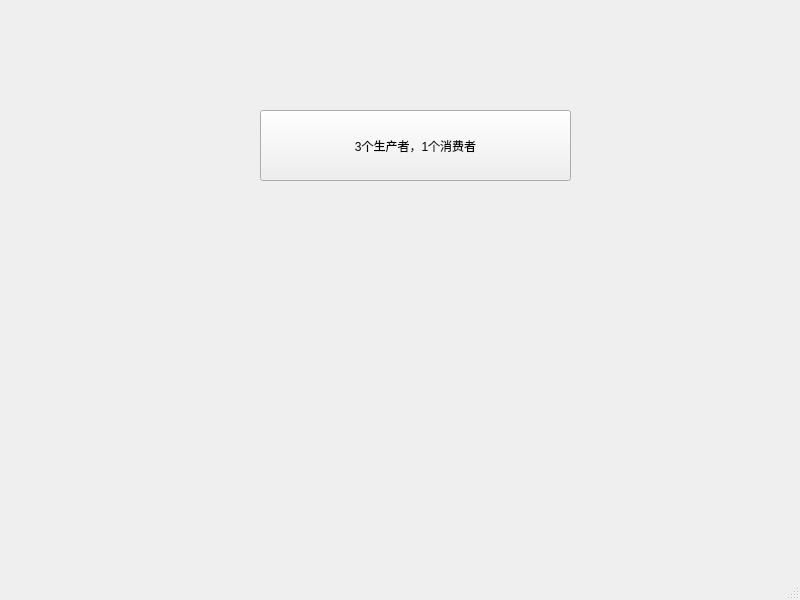
<?xml version="1.0" encoding="UTF-8"?>
<ui version="4.0">
 <class>MainWindow</class>
 <widget class="QMainWindow" name="MainWindow">
  <property name="geometry">
   <rect>
    <x>0</x>
    <y>0</y>
    <width>800</width>
    <height>600</height>
   </rect>
  </property>
  <property name="windowTitle">
   <string>MainWindow</string>
  </property>
  <widget class="QWidget" name="centralwidget">
   <widget class="QPushButton" name="p3c1Button">
    <property name="geometry">
     <rect>
      <x>260</x>
      <y>110</y>
      <width>311</width>
      <height>71</height>
     </rect>
    </property>
    <property name="text">
     <string>3个生产者，1个消费者</string>
    </property>
   </widget>
  </widget>
  <widget class="QMenuBar" name="menubar">
   <property name="geometry">
    <rect>
     <x>0</x>
     <y>0</y>
     <width>800</width>
     <height>26</height>
    </rect>
   </property>
  </widget>
  <widget class="QStatusBar" name="statusbar"/>
 </widget>
 <resources/>
 <connections/>
</ui>
